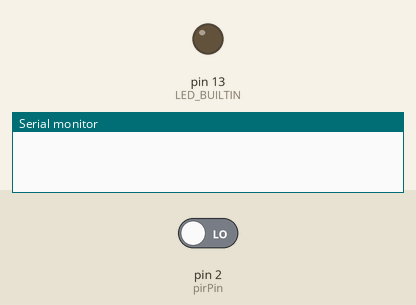
Simulated run of this sketch. Board: Arduino Uno, built with avr-gcc and run on an emulated ATmega328P. Parts: output pins drawn as LEDs (lit = HIGH), the last lines printed to the serial monitor. The inputs (shaded band) are chosen by the test bench; at power-on: pin 2 (pirPin) LOW.

Above: at 1.2 s.
1.3 s: pin 2 (pirPin) driven HIGH
At 2.0 s:
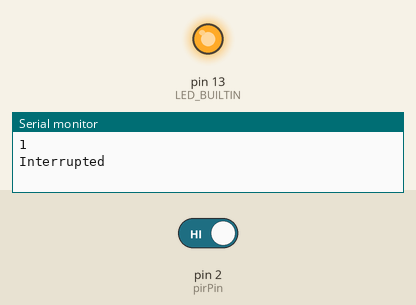
2.8 s: pin 2 (pirPin) driven LOW
At 3.2 s:
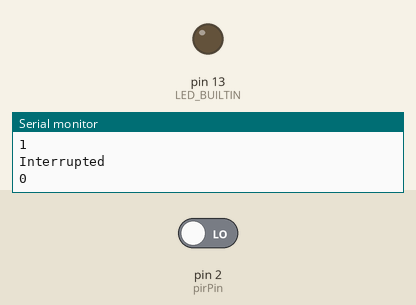
Timing chart, 0 to 5.8 s (numbered marks = the images above; inputs shaded):
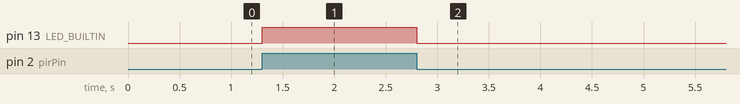

Measured:
- after the input at 1.3 s, pin 13 (LED_BUILTIN): LOW → HIGH at once
- after the input at 2.8 s, pin 13 (LED_BUILTIN): HIGH → LOW at once

The sketch:

code.ino
```cpp
// Define the input pin for the PIR sensor
int pirPin = 2;

void setup() {
  // Set the pin mode of the built-in LED to output
  pinMode(LED_BUILTIN, OUTPUT);

  // Set the pin mode of the PIR sensor input to input
  pinMode(pirPin, INPUT);

  // Attach an interrupt to the PIR sensor input
  attachInterrupt(digitalPinToInterrupt(pirPin), motionDetected, CHANGE);

  // Start the serial communication at a baud rate of 9600
  Serial.begin(9600);
}

// Function to handle motion detected interrupt
void motionDetected() {
  // Read the state of the PIR sensor
  int pirState = digitalRead(pirPin);

  // Print the state of the PIR sensor to the serial monitor
  Serial.println(pirState);

  // If motion is detected, turn on the built-in LED
  if (pirState == HIGH) {
    digitalWrite(LED_BUILTIN, HIGH);
    Serial.println("Interrupted");
  } else {
    // If no motion is detected, turn off the built-in LED
    digitalWrite(LED_BUILTIN, LOW);

  }
}

void loop() {
  // The loop function is not used in this code
}
```
